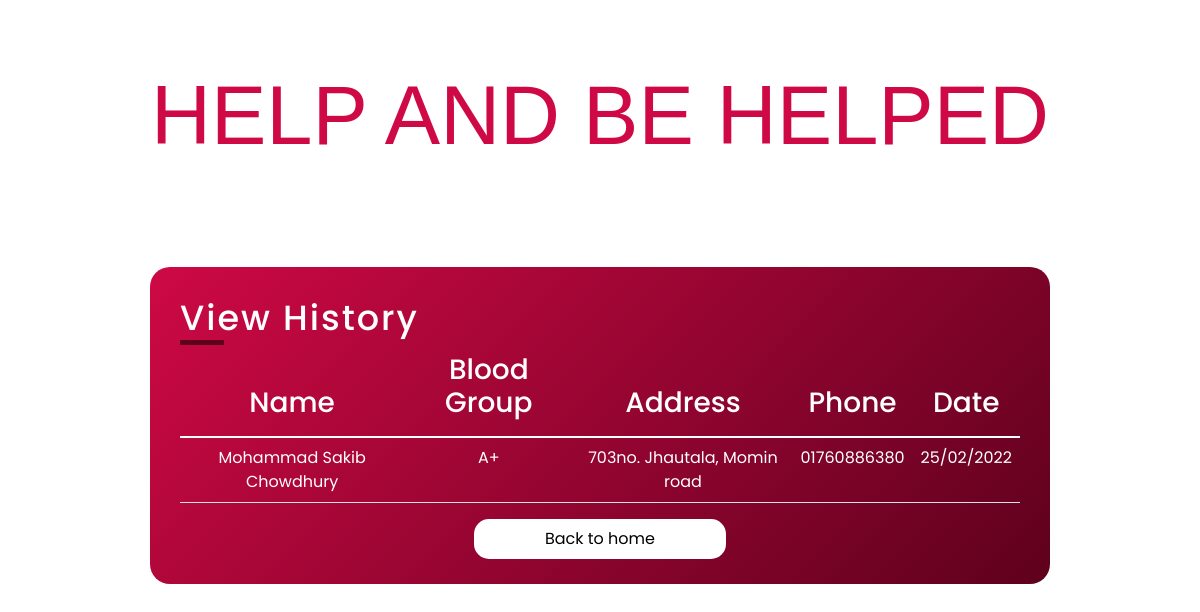
The page /viewhistory.php (signed in) on the database its author committed.
### tables this page shows
CREATE TABLE `schedule` (
  `id` int(30) NOT NULL,
  `username` varchar(30) NOT NULL,
  `full_name` varchar(30) NOT NULL,
  `email` varchar(30) NOT NULL,
  `phone` varchar(30) NOT NULL,
  `date` varchar(30) NOT NULL,
  `bloodgroup` varchar(30) NOT NULL,
  `address` varchar(30) NOT NULL
);

### viewhistory.php (the view, shortened to what this page needs)
<!DOCTYPE html>
<html lang="en">
<head>
    <link href="https://cdn.jsdelivr.net/npm/bootstrap@5.1.3/dist/css/bootstrap.min.css" rel="stylesheet">
    <link rel="stylesheet" type="text/css" href="css/donar_search.css">
</head>
<body>
    <div class="titletag">
        <h1>HELP AND BE HELPED</h1>
    </div>
    <div class="container">
        <div class="title">View History</div>
        <form action="viewhistory.php" method="post" class="form">
            <table class="table">
                <thead>
                    <tr>
                        <th scope="col">
                            <h3>Name</h3>
                        </th>
                        <th scope="col">
                            <h3>Blood Group</h3>
                        </th>
                        <th scope="col">
                            <h3>Address</h3>
                        </th>
                        <th scope="col">
                            <h3>Phone</h3>
                        </th>
                        <th scope="col">
                            <h3>Date</h3>
                        </th>
                    </tr>
                </thead>
                <tbody>
                <?php
                    $uid = $_SESSION['username'];
                    $connection = mysqli_connect("localhost", "root", "", "blood_donation");
                    $sql = "SELECT * from schedule where username = '$uid'";
                    $result = $connection->query($sql);
                    if($username = $uid)
                    {
                    if ($result->num_rows > 0) {
                        while ($row = $result->fetch_assoc()) {
                            echo "</td><td>" . $row['full_name'] . "</td><td>" . $row['bloodgroup'] . "</td><td>". $row['address']. "</td><td>".$row['phone']."</td><td>" . $row['date'] . "</td></tr>";
                        }
                        echo "</table>";
                    } else {
                        echo "No records found";
                    }
                    }
                    ?>
            <div class="input-group">
                <button class="back" name="back">Back to home</button>
            </div>
        </form>
    </div>
</body>
</html>
<?php
    exit();
?>

### css/donar_search.css (style rules this page uses)
* { margin: 0; padding: 0; box-sizing: border-box; font-family: "Poppins", sans-serif; }
body { display: grid; height: 80vh; padding: 10px; justify-content: center; align-items: center; background: #fff; }
.titletag h1 { margin: 10px; font-size: 83px; color: rgb(206, 9, 69); text-align: center; border-radius: 25px; font-family: "Lemon Milk", sans-serif; }
.container { max-width: 900px; width: 100%; padding: 25px 30px; border-radius: 20px; background: linear-gradient(135deg, rgb(206, 9, 69), rgb(94, 1, 29)); color: #fff; }
.container .title { font-size: 35px; font-weight: 500; position: relative; color: #fff; letter-spacing: 2px; }
.container .title::before { content: ""; position: absolute; left: 0; bottom: 0; height: 5px; width: 44px; background: rgb(94, 1, 29); }
.table { width: 100%; justify-content: center; text-align: center; }
.table { color: #fff; }
.back { margin: auto; width: 30%; height: 40px; border: none; color: rgb(0, 0, 0); background: #fff; outline: none; border-radius: 15px; cursor: pointer; transition: 0.3s; font-size: 1rem; justify-content: center; align-items: center; text-align: center; }

### rows shown on the page
schedule: full_name "Mohammad Sakib Chowdhury", bloodgroup "A+", address "703no. Jhautala, Momin road", phone "01760886380", date "25/02/2022"
